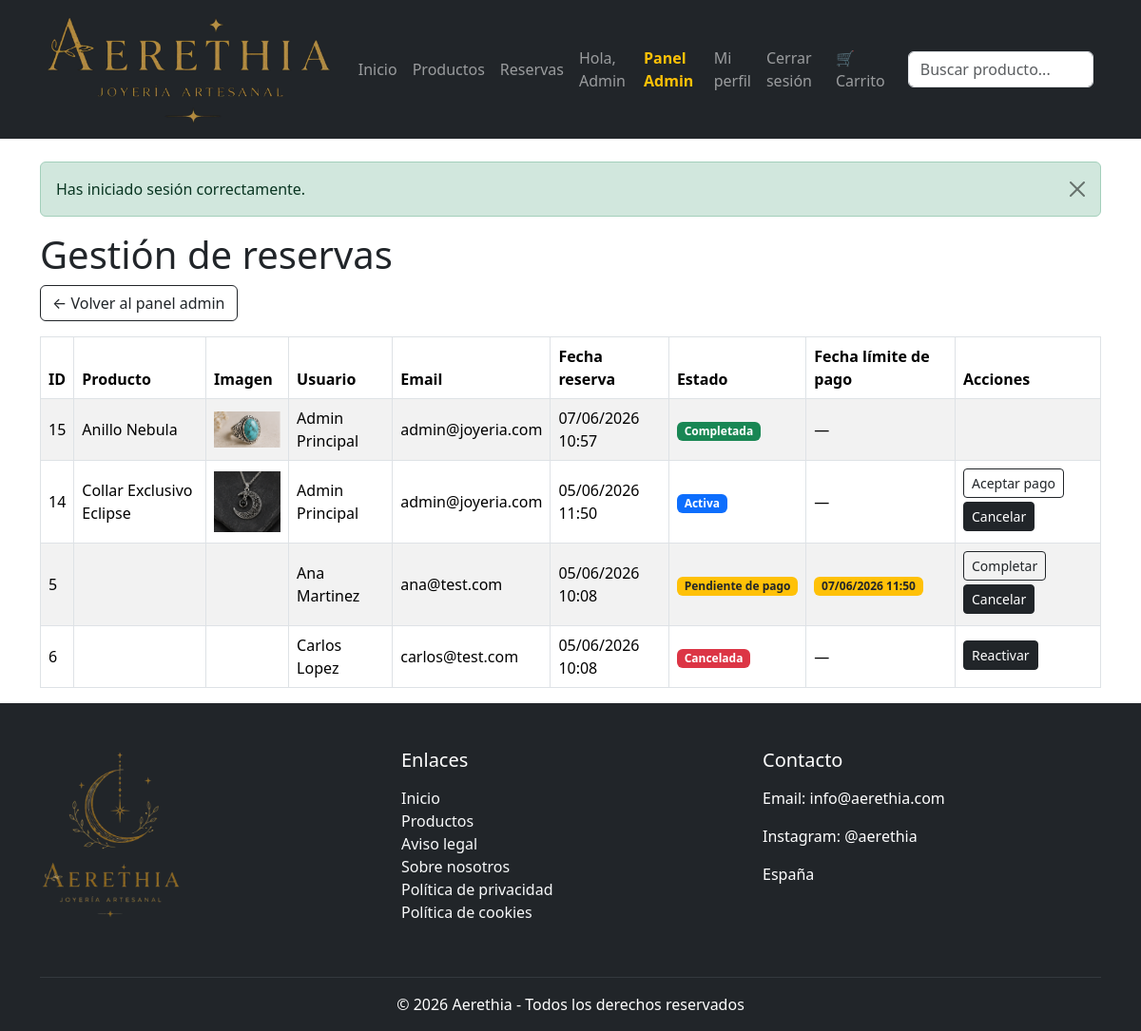
The page /index.php?controller=admin&action=reservas (signed in) on the database its author committed.
### tables this page shows
CREATE TABLE `reservas` (
  `id_reserva` int(11) NOT NULL,
  `id_usuario` int(11) NOT NULL,
  `id_producto` int(11) NOT NULL,
  `fecha_reserva` datetime DEFAULT current_timestamp(),
  `estado` enum('activa','pendiente_pago','completada','cancelada') NOT NULL DEFAULT 'activa',
  `fecha_limite_pago` datetime DEFAULT NULL
);

CREATE TABLE `productos` (
  `id_producto` int(11) NOT NULL,
  `nombre` varchar(150) NOT NULL,
  `descripcion` text NOT NULL,
  `precio` decimal(10,2) NOT NULL,
  `imagen` varchar(255) DEFAULT NULL,
  `stock` int(11) DEFAULT 0,
  `exclusivo` tinyint(1) DEFAULT 0,
  `limite_reservas` int(11) DEFAULT 0,
  `id_categoria` int(11) NOT NULL,
  `activo` tinyint(1) DEFAULT 1,
  `fecha_creacion` datetime DEFAULT current_timestamp(),
  `id_piedra` int(11) DEFAULT NULL
);

CREATE TABLE `usuarios` (
  `id_usuario` int(11) NOT NULL,
  `nombre` varchar(100) NOT NULL,
  `apellidos` varchar(150) NOT NULL,
  `email` varchar(150) NOT NULL,
  `password` varchar(255) NOT NULL,
  `rol` enum('user','admin') DEFAULT 'user',
  `fecha_registro` datetime DEFAULT current_timestamp(),
  `activo` tinyint(1) DEFAULT 1
);

### htdocs/app/controllers/AdminController.php (called while the page is built, shortened)
<?php
require_once __DIR__ . "/../models/Reserva.php";
class AdminController {
    public function reservas() {
        $reservas = Reserva::obtenerTodas();
        require_once __DIR__ . "/../views/admin/reservas.php";
    }
}
?>

### htdocs/index.php (called while the page is built, shortened)
<?php
$action     = isset($_GET['action'])     ? $_GET['action']     : 'index';
$controllerObject = new $controllerName();
$controllerObject->$action();
?>

### htdocs/app/models/Reserva.php (called while the page is built, shortened)
<?php
class Reserva {
    public static function obtenerTodas() {
        $db = Conexion::conectar();
        $sql = "SELECT
                    r.id_reserva,
                    r.fecha_reserva,
                    r.estado,
                    r.fecha_limite_pago,
                    u.nombre AS nombre_usuario,
                    u.apellidos,
                    u.email,
                    p.nombre AS nombre_producto,
                    p.imagen
                FROM reservas r
                INNER JOIN usuarios u
                    ON r.id_usuario = u.id_usuario
                INNER JOIN productos p
                    ON r.id_producto = p.id_producto
                ORDER BY r.fecha_reserva DESC";
        $stmt = $db->prepare($sql);
        $stmt->execute();
        return $stmt->fetchAll(PDO::FETCH_ASSOC);
    }
}
?>

### htdocs/app/views/admin/reservas.php (the view, shortened to what this page needs)
<?php require_once __DIR__ . "/../layouts/header.php"; ?>
<h1>Gestión de reservas</h1>
<a
    href="index.php?controller=admin&action=index"
    class="btn btn-outline-dark mb-3"
>
    ← Volver al panel admin
</a>
<table class="table table-bordered table-striped align-middle">
    <thead>
        <tr>
            <th>ID</th>
            <th>Producto</th>
            <th>Imagen</th>
            <th>Usuario</th>
            <th>Email</th>
            <th>Fecha reserva</th>
            <th>Estado</th>
            <th>Fecha límite de pago</th>
            <th>Acciones</th>
        </tr>
    </thead>
    <tbody>
        <?php foreach ($reservas as $reserva): ?>
            <tr>
                <td><?= $reserva["id_reserva"]; ?></td>
                <td><?= $reserva["nombre_producto"]; ?></td>
                <td>
                    <img
                        src="/<?= $reserva["imagen"] ?>"
                        width="70"
                        alt=""
                    >
                </td>
                <td>
                    <?= $reserva["nombre_usuario"]; ?>
                    <?= $reserva["apellidos"]; ?>
                </td>
                <td><?= $reserva["email"]; ?></td>
                <td>
                    <?= date("d/m/Y H:i", strtotime($reserva["fecha_reserva"])); ?>
                </td>
                <td>
                    <?php if ($reserva["estado"] == "activa"): ?>
                        <span class="badge bg-primary">Activa</span>
                    <?php elseif ($reserva["estado"] == "pendiente_pago"): ?>
                        <span class="badge bg-warning text-dark">Pendiente de pago</span>
                    <?php elseif ($reserva["estado"] == "completada"): ?>
                        <span class="badge bg-success">Completada</span>
                    <?php elseif ($reserva["estado"] == "cancelada"): ?>
                        <span class="badge bg-danger">Cancelada</span>
                    <?php else: ?>
                        <span class="badge bg-secondary">
                            Sin estado
                        </span>
                    <?php endif; ?>
                </td>
                <td>
                    <?php if ($reserva["estado"] == "pendiente_pago" && !empty($reserva["fecha_limite_pago"])): ?>
                        <span class="badge bg-warning text-dark">
                            <?= date("d/m/Y H:i", strtotime($reserva["fecha_limite_pago"])); ?>
                        </span>
                    <?php else: ?>
                        —
                    <?php endif; ?>
                </td>
                <td>
                    <?php if ($reserva["estado"] == "activa"): ?>
                        <a
                            href="index.php?controller=admin&action=cambiarEstadoReserva&id=<?= $reserva['id_reserva']; ?>&estado=pendiente_pago"
                            class="btn btn-outline-dark btn-sm mb-1"
                        >
                            Aceptar pago
                        </a>
                    <?php endif; ?>
                    <?php if ($reserva["estado"] == "pendiente_pago"): ?>
                        <a
                            href="index.php?controller=admin&action=cambiarEstadoReserva&id=<?= $reserva['id_reserva']; ?>&estado=completada"
                            class="btn btn-outline-dark btn-sm mb-1"
                        >
                            Completar
                        </a>
                    <?php endif; ?>
                    <?php if ($reserva["estado"] != "cancelada" && $reserva["estado"] != "completada"): ?>
                        <a
                            href="index.php?controller=admin&action=cambiarEstadoReserva&id=<?= $reserva['id_reserva']; ?>&estado=cancelada"
                            class="btn btn-dark btn-sm mb-1"
                        >
                            Cancelar
                        </a>
                    <?php endif; ?>
                    <?php if ($reserva["estado"] == "cancelada"): ?>
                        <a
                            href="index.php?controller=admin&action=cambiarEstadoReserva&id=<?= $reserva['id_reserva']; ?>&estado=activa"
                            class="btn btn-dark btn-sm mb-1"
                        >
                            Reactivar
                        </a>
                    <?php endif; ?>
                </td>
            </tr>
        <?php endforeach; ?>
    </tbody>
</table>
<?php require_once __DIR__ . "/../layouts/footer.php"; ?>

### rows shown on the page
reservas: id_reserva "15", id_producto.nombre "Anillo Nebula", id_producto.imagen (picture), id_usuario.nombre "Admin", id_usuario.apellidos "Principal", id_usuario.email "admin@joyeria.com", fecha_reserva "07/06/2026 10:57", estado "Completada"
reservas: id_reserva "14", id_producto.nombre "Collar Exclusivo Eclipse", id_producto.imagen (picture), id_usuario.nombre "Admin", id_usuario.apellidos "Principal", id_usuario.email "admin@joyeria.com", fecha_reserva "05/06/2026 11:50", estado "Activa"
reservas: id_reserva "5", id_usuario.nombre "Ana", id_usuario.apellidos "Martinez", id_usuario.email "ana@test.com", fecha_reserva "05/06/2026 10:08", estado "Pendiente de pago", fecha_limite_pago "07/06/2026 11:50"
reservas: id_reserva "6", id_usuario.nombre "Carlos", id_usuario.apellidos "Lopez", id_usuario.email "carlos@test.com", fecha_reserva "05/06/2026 10:08", estado "Cancelada"

### other values the page prints
$_SESSION["usuario"]["nombre"] "Admin"
$_SESSION["mensaje"] "Has iniciado sesión correctamente."
